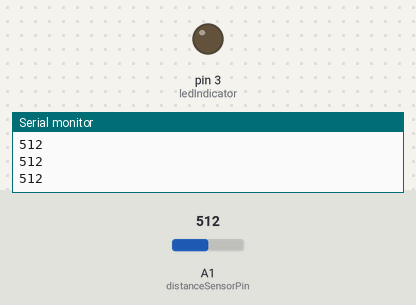
This sketch was run on a simulated Arduino Uno, built with avr-gcc and run on an emulated ATmega328P. On the bench: output pins drawn as LEDs (lit = HIGH), the last lines printed to the serial monitor. The test bench sets the inputs (shaded band); at power-on: A1 (distanceSensorPin) = 512.

Above: at 1.2 s.
1.3 s: A1 (distanceSensorPin) set to 149
2.8 s: A1 (distanceSensorPin) set to 134
At 3.8 s:
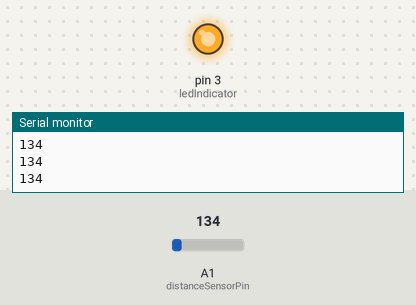
4.4 s: A1 (distanceSensorPin) set to 150
At 4.8 s:
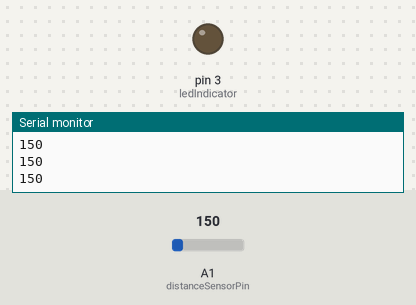
5.9 s: A1 (distanceSensorPin) set to 130
At 6.4 s:
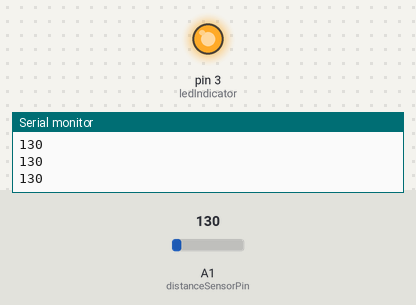
Timing chart, 0 to 8.5 s (numbered marks = the images above; inputs shaded):
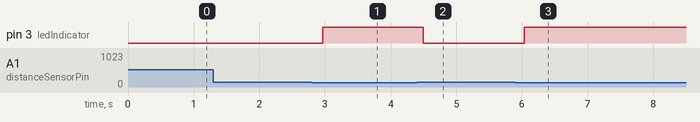

Measured:
- the behaviour switches between 140 and 139 on A1 (distanceSensorPin) (found by bisection; images 0 and 1)
- after the input at 2.8 s, pin 3 (ledIndicator): LOW → HIGH after 0.17 s
- after the input at 4.4 s, pin 3 (ledIndicator): HIGH → LOW after 0.09 s
- after the input at 5.9 s, pin 3 (ledIndicator): LOW → HIGH after 0.14 s

The sketch:

Curtain_Red_Light.ino
```cpp
//must install movingAvg library

#include <movingAvg.h>
int distanceSensorPin = A1;
int ledIndicator = 3;
movingAvg distanceSensor(50);

void setup() {
  pinMode(distanceSensorPin, INPUT);
  pinMode(ledIndicator, OUTPUT);
  distanceSensor.begin();
  Serial.begin(9600);
}

void loop() {
  int ds = analogRead(distanceSensorPin);
  int avg = distanceSensor.reading(ds);


  if (avg < 140) {
        digitalWrite(ledIndicator, HIGH); // Connects ground to motor module
        Serial.println(avg);
    }

  else {
      digitalWrite(ledIndicator, LOW);
      Serial.println(avg);
      }
}
```
